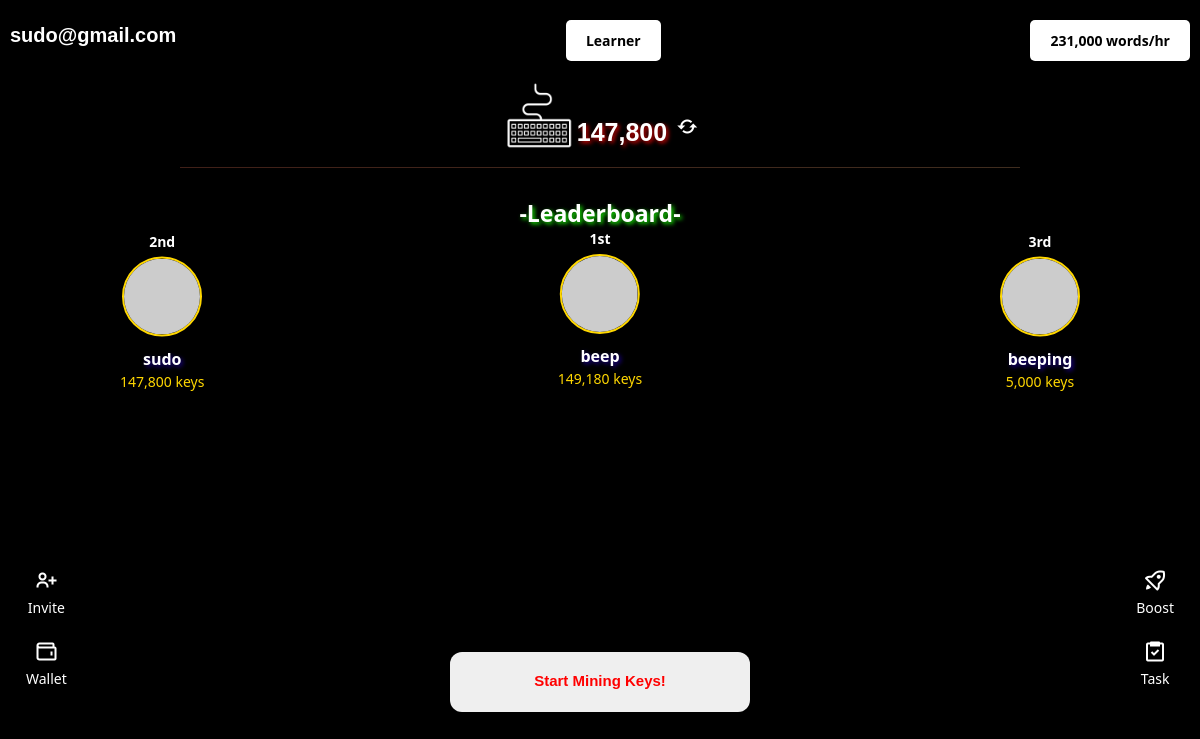
Before: / (signed in) with the older database file.
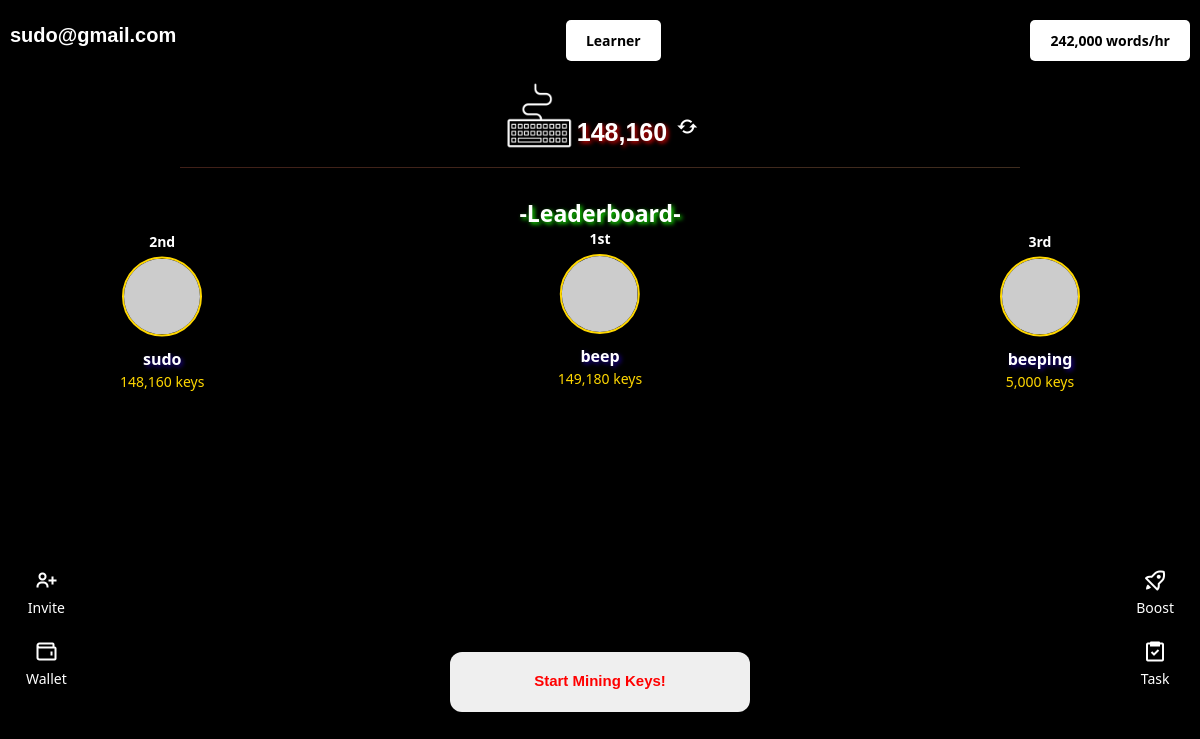
After: the same page with the newer database file.
### Cgame/models.py (models this page shows, shortened)
class CustomUser(AbstractBaseUser, PermissionsMixin):
    username = models.CharField(max_length=150, unique=True)
    email = models.EmailField(unique=True)
    is_active = models.BooleanField(default=False)  # Set to True after email verification
    is_admin = models.BooleanField(default=False)
    is_superuser = models.BooleanField(default=False)
    is_staff = models.BooleanField(default=False)
    USERNAME_FIELD = 'email'
    REQUIRED_FIELDS = ['username']  # Fields required for creating a superuser
    objects = CustomUserManager()
    def __str__(self):
        return self.email

class Mining(models.Model):
    user = models.OneToOneField('CustomUser', on_delete=models.CASCADE, related_name="mining")
    speed = models.PositiveIntegerField(default=3000, blank=True, null=True)  # Default mining speed

class Counter(models.Model):
    user = models.OneToOneField('CustomUser', on_delete=models.CASCADE, related_name="counter")
    value = models.PositiveBigIntegerField(default=0)

### Cgame/views.py (the view)
# urls.py: path('',views.home, name='home'),
@login_required
def home(request):
    mining_speed = request.user.mining.speed
    counter = request.user.counter
    user_balance = request.user.counter.value
    level = "Learner"
    if user_balance > 15000000:
        level = "newbie"
    if user_balance >= 24000000 :
        level = "Amature"
    if user_balance >= 100000000:
        level = "Pro"
    if user_balance >= 500000000:
        level = "Elite"
    players = Counter.objects.all().order_by('-value')[:3]  # Get top 10
    leaderboard = []
    if len(players) > 0:
        leaderboard.append({
            'rank': 1,
            'username': players[0].user.username,
            'balance': players[0].value
        })
    if len(players) > 1:
        leaderboard.append({
            'rank': 2,
            'username': players[1].user.username,
            'balance': players[1].value
        })
    if len(players) > 2:
        leaderboard.append({
            'rank': 3,
            'username': players[2].user.username,
            'balance': players[2].value
        })
    return render(request, 'pain.html', {'counter': counter,'mining_speed': mining_speed, 'level':level, 'leaderboard': leaderboard})

### Cgame/templates/pain.html (shortened to what this page needs)
{% load static %}
{% load humanize %}
<!DOCTYPE html>
<html lang="en">
<head>
    <link href="{% static 'css/bootstrap.min.css' %}" rel="stylesheet">
    <link rel="stylesheet" href="{% static 'css/boxicons.min.css' %}">
    <link rel="stylesheet" href="{% static 'css/pain.css' %}">
    <link rel="stylesheet" href="{% static 'css/popup.css' %}">
</head>
<body>
    <div class="app-container" id="app">
        <div class="top-row">
            <span class="username" style="font-family: arial;">{{request.user}}</span>
            <button class="top-button-2">{{level}}</button>
            <button class="top-button">{{request.user.mining.speed | intcomma}} words/hr</i></button>
        </div>
            <div class="counter-container">
              <img src="{% static 'images/header.png'%}" width="100" height="100" alt="Key Image">
              <span id="counter-value" class="balance">{{ counter.value | intcomma}}  </span>
              <button id="refresh-balance" class="refresh"></button>
            </div>
    <p class="leaderboard-text">-Leaderboard-</p>
    <div class="leaderboard-container">
        <div class="participant first-place" style="left: 50%;">
            <div class="rank">1st</div>
            <img src="https://via.placeholder.com/80" alt="First Place">
            <div class="name">{{ leaderboard.0.username }}</div>
            <div class="score">{{ leaderboard.0.balance|intcomma }} keys</div>
        </div>
        <div class="participant second-place">
            <div class="rank">2nd</div>
            <img src="https://via.placeholder.com/80" alt="Second Place">
            <div class="name">{{ leaderboard.1.username }}</div>
            <div class="score">{{ leaderboard.1.balance|intcomma }} keys</div>
        </div>
        <div class="participant third-place">
            <div class="rank">3rd</div>
            <img src="https://via.placeholder.com/80" alt="Third Place">
            <div class="name">{{ leaderboard.2.username }}</div>
            <div class="score">{{ leaderboard.2.balance|intcomma }} keys</div>
        </div>
    </div>
        <div class="avatar-lists">
    <div class="avatar-list avatar-list-left">
        <button>
            <a href="#"><i class="bx bx-user-plus"></i></a>
            <span>Invite</span>
        </button>
        <button>
            <a href="wallet" class='ajax-link'><i class="bx bx-wallet"></i></a>
            <span>Wallet</span>
        </button>
    </div>
    <div class="avatar-list avatar-list-right">
        <button>
            <a href="boost/"><i class="bx bx-rocket"></i></a>
            <span>Boost</span>
        </button>
        <button>
            <a href="task"><i class="bx bx-task"></i></a>
            <span>Task</span>
        </button>
    </div>
</div>
         <div class="typing-box">
            <form id="counter-form" method="post" action="{% url 'increment_counter' %}">
                <button id="mine-btn-js" class="mine-btn">Start Mining Keys!</button>
            </form>
        </div>
    </div>
</body>
</html>

Changed rows visible on the page:
changed through a linked row, CustomUser "sudo@gmail.com": user.mining.speed "231,000" → "242,000"
changed Counter: value "147,800" → "148,160"
Other visible differences:
{{ leaderboard.1.balance|intcomma }}: "147,800" → "148,160"
